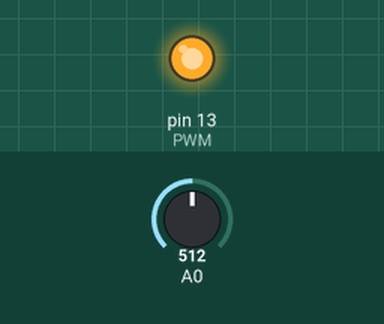
This sketch was run on a simulated Arduino Uno, built with avr-gcc and run on an emulated ATmega328P. Parts: output pins drawn as LEDs (lit = HIGH). Inputs (shaded band) come from the test bench; at power-on: A0 = 512.

Above: at 1.2 s.
1.3 s: A0 set to 493
At 2.5 s:
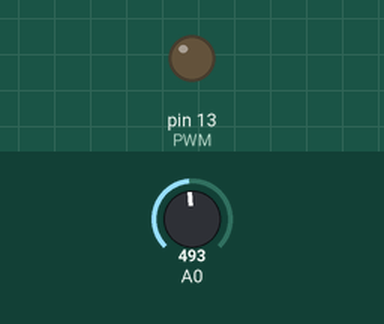
2.8 s: A0 set to 716
At 3.9 s:
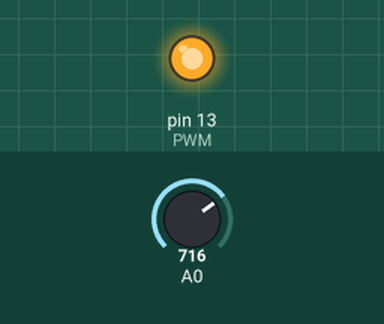
4.3 s: A0 set to 511
At 5.0 s:
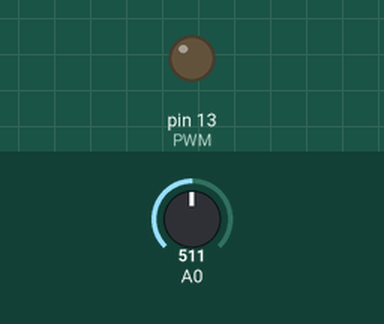
Timing chart, 0 to 7.3 s (numbered marks = the images above; inputs shaded):
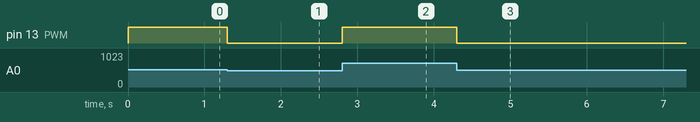

Measured:
- the behaviour switches between 512 and 511 on A0 (found by bisection; images 0 and 1)
- after the input at 1.3 s, pin 13 (PWM): HIGH → LOW at once
- after the input at 2.8 s, pin 13 (PWM): LOW → HIGH at once
- after the input at 4.3 s, pin 13 (PWM): HIGH → LOW at once

The sketch:

Volume1.ino
```cpp
const int PWM = 13;

void setup() {
}

void loop() {
    int a = analogRead(A0);
    analogWrite(PWM, a / 4);
}
```
